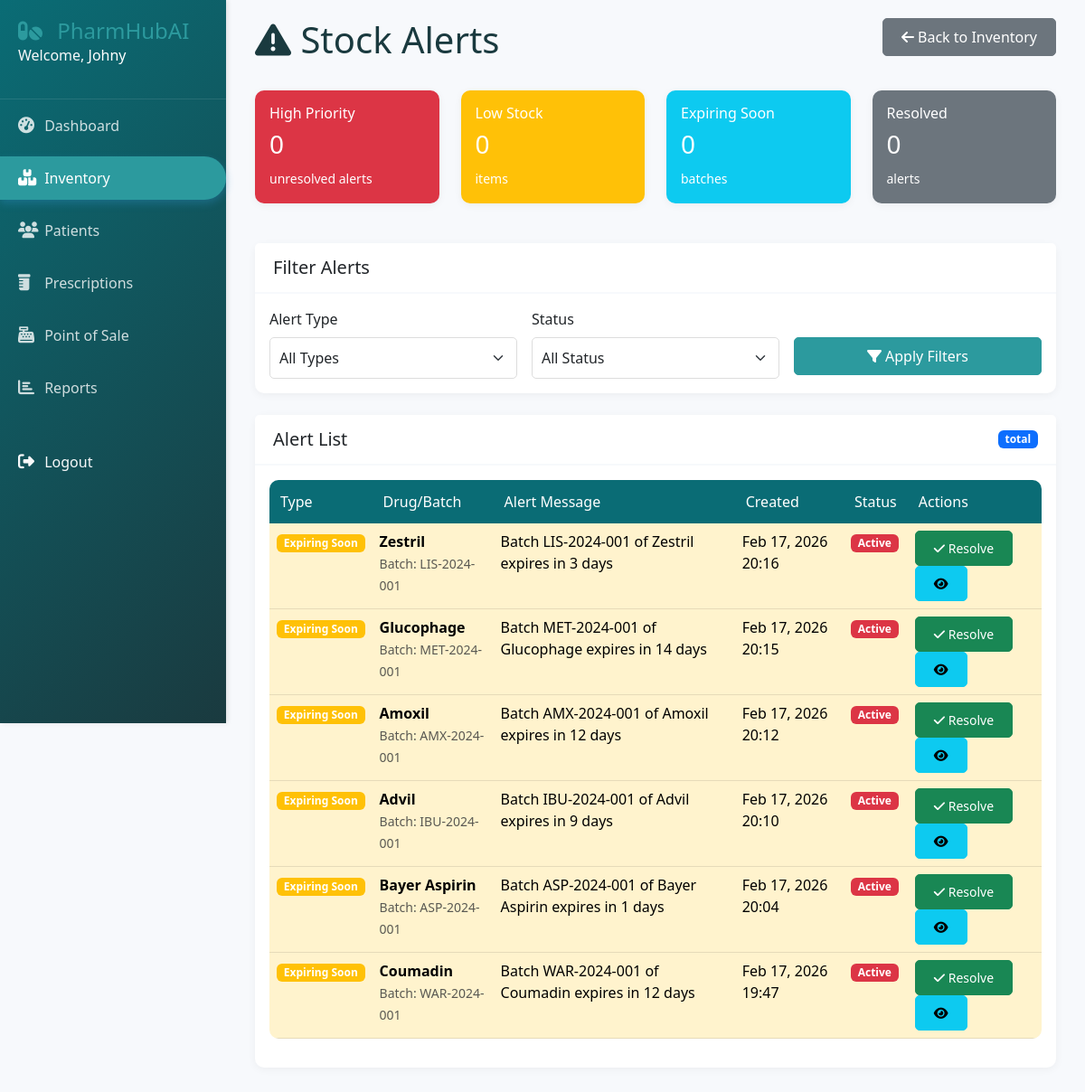
Screenshot of /inventory/alerts/ (signed in) with the database file from the repository.
### inventory/models.py (models this page shows, shortened)
class StockAlert(models.Model):
    ALERT_TYPES = (
        ('low_stock', 'Low Stock'),
        ('expiry', 'Expiring Soon'),
        ('expired', 'Expired'),
    )
    batch = models.ForeignKey(Batch, on_delete=models.CASCADE, related_name='alerts')
    alert_type = models.CharField(max_length=20, choices=ALERT_TYPES)
    message = models.TextField()
    is_resolved = models.BooleanField(default=False)
    created_at = models.DateTimeField(auto_now_add=True)
    resolved_at = models.DateTimeField(null=True, blank=True)
    class Meta:
        ordering = ['-created_at']

class Batch(models.Model):
    pharmacy = models.ForeignKey('accounts.Pharmacy', on_delete=models.CASCADE, null=True)
    drug = models.ForeignKey(Drug, on_delete=models.CASCADE, related_name='batches')
    supplier = models.ForeignKey(Supplier, on_delete=models.SET_NULL, null=True)
    batch_number = models.CharField(max_length=100, unique=True)
    quantity = models.PositiveIntegerField(default=0)
    purchase_price = models.DecimalField(max_digits=10, decimal_places=2)
    selling_price = models.DecimalField(max_digits=10, decimal_places=2)
    manufacture_date = models.DateField()
    expiry_date = models.DateField()
    created_at = models.DateTimeField(auto_now_add=True)
    updated_at = models.DateTimeField(auto_now=True)
    class Meta:
        indexes = [
            models.Index(fields=['expiry_date']),
            models.Index(fields=['batch_number']),
        ]

class Drug(models.Model):
    DRUG_FORMS = (
        ('tablet', 'Tablet'),
        ('capsule', 'Capsule'),
        ('liquid', 'Liquid'),
        ('injection', 'Injection'),
        ('cream', 'Cream'),
        ('ointment', 'Ointment'),
        ('inhaler', 'Inhaler'),
    )
    pharmacy = models.ForeignKey('accounts.Pharmacy', on_delete=models.CASCADE, null=True)
    name = models.CharField(max_length=200)
    generic_name = models.CharField(max_length=200)
    rxcui = models.CharField(max_length=20, unique=True, null=True, blank=True)
    form = models.CharField(max_length=20, choices=DRUG_FORMS)
    strength = models.CharField(max_length=50)  # e.g., "500mg"
    manufacturer = models.CharField(max_length=200)
    description = models.TextField(blank=True)
    requires_prescription = models.BooleanField(default=True)
    training_id = models.CharField(max_length=50, blank=True, null=True, help_text="ID from training dataset")
    created_at = models.DateTimeField(auto_now_add=True)
    updated_at = models.DateTimeField(auto_now=True)
    class Meta:
        indexes = [
            models.Index(fields=['name']),
            models.Index(fields=['rxcui']),
        ]

### inventory/views.py (the view)
# urls.py: path('alerts/', views.stock_alerts, name='stock_alerts'),
@login_required
def stock_alerts(request):
    alerts = StockAlert.objects.select_related('batch__drug').all().order_by('-created_at')
    alert_type = request.GET.get('type', '')
    if alert_type:
        alerts = alerts.filter(alert_type=alert_type)
    status = request.GET.get('status', '')
    if status == 'resolved':
        alerts = alerts.filter(is_resolved=True)
    elif status == 'unresolved':
        alerts = alerts.filter(is_resolved=False)
    context = {
        'alerts': alerts,
        'alert_type': alert_type,
        'status': status,
        'alert_types': StockAlert.ALERT_TYPES
    }
    return render(request, 'inventory/stock_alerts.html', context)

### templates/inventory/stock_alerts.html (shortened to what this page needs)
{% extends 'base.html' %}
{% block content %}
<div class="container-fluid">
    <div class="row mb-4">
        <div class="col">
            <h1><i class="fas fa-exclamation-triangle"></i> Stock Alerts</h1>
        </div>
        <div class="col text-end">
            <a href="/inventory/" class="btn btn-secondary">
                <i class="fas fa-arrow-left"></i> Back to Inventory
            </a>
        </div>
    </div>
    <div class="row mb-4">
        <div class="col-md-3">
            <div class="card text-white bg-danger">
                <div class="card-body">
                    <h6>High Priority</h6>
                    <h3>{{ alerts.paginator.count|default:0 }}</h3>
                    <small>unresolved alerts</small>
                </div>
            </div>
        </div>
        <div class="col-md-3">
            <div class="card text-white bg-warning">
                <div class="card-body">
                    <h6>Low Stock</h6>
                    <h3>{{ low_stock_count|default:0 }}</h3>
                    <small>items</small>
                </div>
            </div>
        </div>
        <div class="col-md-3">
            <div class="card text-white bg-info">
                <div class="card-body">
                    <h6>Expiring Soon</h6>
                    <h3>{{ expiring_count|default:0 }}</h3>
                    <small>batches</small>
                </div>
            </div>
        </div>
        <div class="col-md-3">
            <div class="card text-white bg-secondary">
                <div class="card-body">
                    <h6>Resolved</h6>
                    <h3>{{ resolved_count|default:0 }}</h3>
                    <small>alerts</small>
                </div>
            </div>
        </div>
    </div>
    <div class="card mb-4">
        <div class="card-header">
            <h5 class="mb-0">Filter Alerts</h5>
        </div>
        <div class="card-body">
            <form method="get" class="row g-3">
                <div class="col-md-4">
                    <label class="form-label">Alert Type</label>
                    <select name="type" class="form-select">
                        <option value="">All Types</option>
                    </select>
                </div>
                <div class="col-md-4">
                    <label class="form-label">Status</label>
                    <select name="status" class="form-select">
                        <option value="">All Status</option>
                    </select>
                </div>
                <div class="col-md-4">
                    <label class="form-label">&nbsp;</label>
                    <button type="submit" class="btn btn-primary w-100">
                        <i class="fas fa-filter"></i> Apply Filters
                    </button>
                </div>
            </form>
        </div>
    </div>
    <div class="card">
        <div class="card-header d-flex justify-content-between align-items-center">
            <h5 class="mb-0">Alert List</h5>
            <span class="badge bg-primary">{{ alerts.paginator.count }} total</span>
        </div>
        <div class="card-body">
            {% if alerts %}
            <div class="table-responsive">
                <table class="table table-hover">
                    <thead>
                        <tr>
                            <th>Type</th>
                            <th>Drug/Batch</th>
                            <th>Alert Message</th>
                            <th>Created</th>
                            <th>Status</th>
                            <th>Actions</th>
                        </tr>
                    </thead>
                    <tbody>
                        {% for alert in alerts %}
                        <tr class="{% if not alert.is_resolved and alert.alert_type == 'low_stock' %}table-danger{% elif not alert.is_resolved and alert.alert_type == 'expiry' %}table-warning{% endif %}">
                            <td>
                                <span class="badge {% if alert.alert_type == 'low_stock' %}bg-danger{% elif alert.alert_type == 'expiry' %}bg-warning{% else %}bg-info{% endif %}">
                                    {{ alert.get_alert_type_display }}
                                </span>
                            </td>
                            <td>
                                <strong>{{ alert.batch.drug.name }}</strong><br>
                                <small class="text-muted">Batch: {{ alert.batch.batch_number }}</small>
                            </td>
                            <td>{{ alert.message }}</td>
                            <td>{{ alert.created_at|date:"M d, Y H:i" }}</td>
                            <td>
                                {% if alert.is_resolved %}
                                    <span class="badge bg-success">Resolved</span><br>
                                    <small>{{ alert.resolved_at|date:"M d, Y" }}</small>
                                {% else %}
                                    <span class="badge bg-danger">Active</span>
                                {% endif %}
                            </td>
                            <td>
                                {% if not alert.is_resolved %}
                                <button class="btn btn-sm btn-success" onclick="resolveAlert({{ alert.id }})">
                                    <i class="fas fa-check"></i> Resolve
                                </button>
                                {% endif %}
                                <button class="btn btn-sm btn-info" onclick="viewBatch({{ alert.batch.id }})">
                                    <i class="fas fa-eye"></i>
                                </button>
                            </td>
                        </tr>
                        {% endfor %}
                    </tbody>
                </table>
            </div>
            {% else %}
            <div class="text-center text-muted py-5">
                <i class="fas fa-check-circle fa-4x text-success mb-3"></i>
                <h5>No Alerts</h5>
                <p>All inventory items are at healthy levels.</p>
            </div>
            {% endif %}
        </div>
    </div>
</div>
{% endblock %}

### templates/base.html (shortened to what this page needs)
<!DOCTYPE html>
<html lang="en">
<head>
    <link href="https://cdn.jsdelivr.net/npm/bootstrap@5.3.0-alpha1/dist/css/bootstrap.min.css" rel="stylesheet">
    <link rel="stylesheet" href="https://cdnjs.cloudflare.com/ajax/libs/font-awesome/6.4.0/css/all.min.css">
    {% load static %}
    <link rel="stylesheet" href="{% static 'css/style.css' %}">
</head>
<body>
    {% if user.is_authenticated %}
    <div class="sidebar">
        <div class="sidebar-header">
            <a style="text-decoration: none; color: #2c9a9e;" href="{%url 'accounts:home'%}"><h3><i class="fas fa-pills"></i> PharmHubAI</h3></a>
            <p class="text-light">Welcome, <a href="{%url 'accounts:home'%} " style="color: white;">{{ user.username }}</a></p>
        </div>
        <ul class="nav flex-column">
            <li class="nav-item">
                <a class="nav-link {% if request.path == '/dashboard' %}active{% endif %}" href="/dashboard/">
                    <i class="fas fa-tachometer-alt"></i> Dashboard
                </a>
            </li>
            <li class="nav-item">
                <a class="nav-link {% if '/inventory' in request.path %}active{% endif %}" href="/inventory/">
                    <i class="fas fa-boxes"></i> Inventory
                </a>
            </li>
            <li class="nav-item">
                <a class="nav-link {% if '/patients' in request.path %}active{% endif %}" href="/patients/">
                    <i class="fas fa-users"></i> Patients
                </a>
            </li>
            <li class="nav-item">
                <a class="nav-link {% if '/prescriptions' in request.path %}active{% endif %}" href="/prescriptions/">
                    <i class="fas fa-prescription-bottle"></i> Prescriptions
                </a>
            </li>
            <li class="nav-item">
                <a class="nav-link {% if '/sales' in request.path %}active{% endif %}" href="/sales/pos/">
                    <i class="fas fa-cash-register"></i> Point of Sale
                </a>
            </li>
            {% if user.profile.role == 'admin' or user.profile.role == 'pharmacist' %}
            <li class="nav-item">
                <a class="nav-link {% if '/reports' in request.path %}active{% endif %}" href="/reports/">
                    <i class="fas fa-chart-bar"></i> Reports
                </a>
            </li>
            {% endif %}
            <li class="nav-item mt-4">
                <a class="nav-link text-light" href="/logout/">
                    <i class="fas fa-sign-out-alt"></i> Logout
                </a>
            </li>
        </ul>
    </div>
    {% endif %}
    <div class="main-content">
        {% block content %}{% endblock %}
    </div>
</body>
</html>

### static/css/style.css (style rules this page uses)
:root { --primary-color: #0a6c75; --secondary-color: #2c9a9e; --success-color: #10b981; --danger-color: #ef4444; --warning-color: #f59e0b; --light-bg: #f7f9fc; --dark-text: #1a3a3f; --sidebar-width: 250px; }
body { font-family: 'Segoe UI', Tahoma, Geneva, Verdana, sans-serif; background-color: var(--light-bg); color: var(--dark-text); overflow-x: hidden; }
.sidebar { position: fixed; left: 0; top: 0; height: 100vh; width: var(--sidebar-width); background: linear-gradient(135deg, var(--primary-color), var(--dark-text)); color: white; padding: 20px 0; box-shadow: 2px 0 5px rgba(0,0,0,0.1); z-index: 1000; }
.sidebar-header { padding: 0 20px 20px; border-bottom: 1px solid rgba(255,255,255,0.1); }
.sidebar-header a { text-decoration: none; }
.sidebar-header h3 { margin: 0; font-size: 24px; font-weight: 300; }
.sidebar-header h3 i { color: var(--secondary-color); margin-right: 10px; }
.sidebar .nav-link { color: rgba(255,255,255,0.8); padding: 12px 20px; margin: 5px 0; transition: all 0.3s; border-radius: 0 30px 30px 0; }
.sidebar .nav-link.active { background-color: var(--secondary-color); color: white; box-shadow: 0 4px 10px rgba(52, 152, 219, 0.3); }
.sidebar .nav-link i { width: 25px; font-size: 18px; }
.main-content { margin-left: var(--sidebar-width); padding: 20px; min-height: 100vh; }
.card { border: none; border-radius: 10px; box-shadow: 0 2px 10px rgba(0,0,0,0.05); transition: transform 0.3s, box-shadow 0.3s; margin-bottom: 20px; }
.card-header { background-color: white; border-bottom: 2px solid var(--light-bg); padding: 15px 20px; font-weight: 600; }
.table { background-color: white; border-radius: 10px; overflow: hidden; }
.table thead th { background-color: var(--primary-color); color: white; font-weight: 500; border: none; padding: 12px; }
.btn { border-radius: 5px; padding: 8px 20px; font-weight: 500; transition: all 0.3s; }
.btn-primary { background-color: var(--secondary-color); border-color: var(--secondary-color); }
.form-control, .form-select { border-radius: 5px; border: 1px solid #ddd; padding: 10px; transition: all 0.3s; }

### rows the page displays
StockAlert: alert_type "Expiring Soon", batch.drug.name "Zestril", batch.batch_number "LIS-2024-001", message "Batch LIS-2024-001 of Zestril expires in 3 days", created_at "Feb 17, 2026 20:16", is_resolved "Active"
StockAlert: alert_type "Expiring Soon", batch.drug.name "Glucophage", batch.batch_number "MET-2024-001", message "Batch MET-2024-001 of Glucophage expires in 14 days", created_at "Feb 17, 2026 20:15", is_resolved "Active"
StockAlert: alert_type "Expiring Soon", batch.drug.name "Amoxil", batch.batch_number "AMX-2024-001", message "Batch AMX-2024-001 of Amoxil expires in 12 days", created_at "Feb 17, 2026 20:12", is_resolved "Active"
StockAlert: alert_type "Expiring Soon", batch.drug.name "Advil", batch.batch_number "IBU-2024-001", message "Batch IBU-2024-001 of Advil expires in 9 days", created_at "Feb 17, 2026 20:10", is_resolved "Active"
StockAlert: alert_type "Expiring Soon", batch.drug.name "Bayer Aspirin", batch.batch_number "ASP-2024-001", message "Batch ASP-2024-001 of Bayer Aspirin expires in 1 days", created_at "Feb 17, 2026 20:04", is_resolved "Active"
StockAlert: alert_type "Expiring Soon", batch.drug.name "Coumadin", batch.batch_number "WAR-2024-001", message "Batch WAR-2024-001 of Coumadin expires in 12 days", created_at "Feb 17, 2026 19:47", is_resolved "Active"

### other values shown
{{ user.username }} "Johny"
{{ alerts.paginator.count|default:0 }} "0"
{{ low_stock_count|default:0 }} "0"
{{ expiring_count|default:0 }} "0"
{{ resolved_count|default:0 }} "0"
